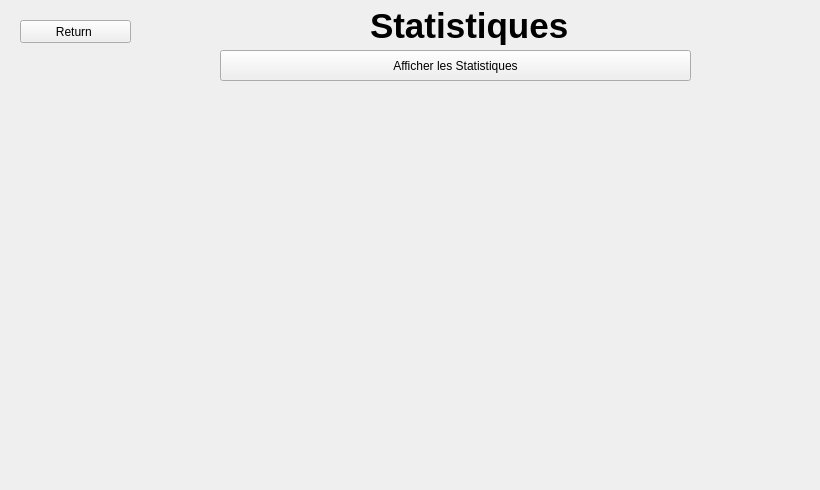
    <widget class="QWidget" name="page_15">
     <widget class="QLabel" name="label_10">
      <property name="geometry">
       <rect>
        <x>370</x>
        <y>0</y>
        <width>241</width>
        <height>51</height>
       </rect>
      </property>
      <property name="font">
       <font>
        <pointsize>26</pointsize>
        <weight>75</weight>
        <bold>true</bold>
       </font>
      </property>
      <property name="text">
       <string>Statistiques</string>
      </property>
     </widget>
     <widget class="QPushButton" name="pushButton_39">
      <property name="geometry">
       <rect>
        <x>20</x>
        <y>20</y>
        <width>111</width>
        <height>23</height>
       </rect>
      </property>
      <property name="text">
       <string>Return </string>
      </property>
     </widget>
     <widget class="QCustomPlot" name="customPlot" native="true">
      <property name="geometry">
       <rect>
        <x>50</x>
        <y>80</y>
        <width>761</width>
        <height>401</height>
       </rect>
      </property>
     </widget>
     <widget class="QPushButton" name="pushButton_49">
      <property name="geometry">
       <rect>
        <x>220</x>
        <y>50</y>
        <width>471</width>
        <height>31</height>
       </rect>
      </property>
      <property name="text">
       <string>Afficher les Statistiques</string>
      </property>
     </widget>
     <zorder>label_10</zorder>
     <zorder>pushButton_39</zorder>
     <zorder>pushButton_49</zorder>
     <zorder>customPlot</zorder>
    </widget>
